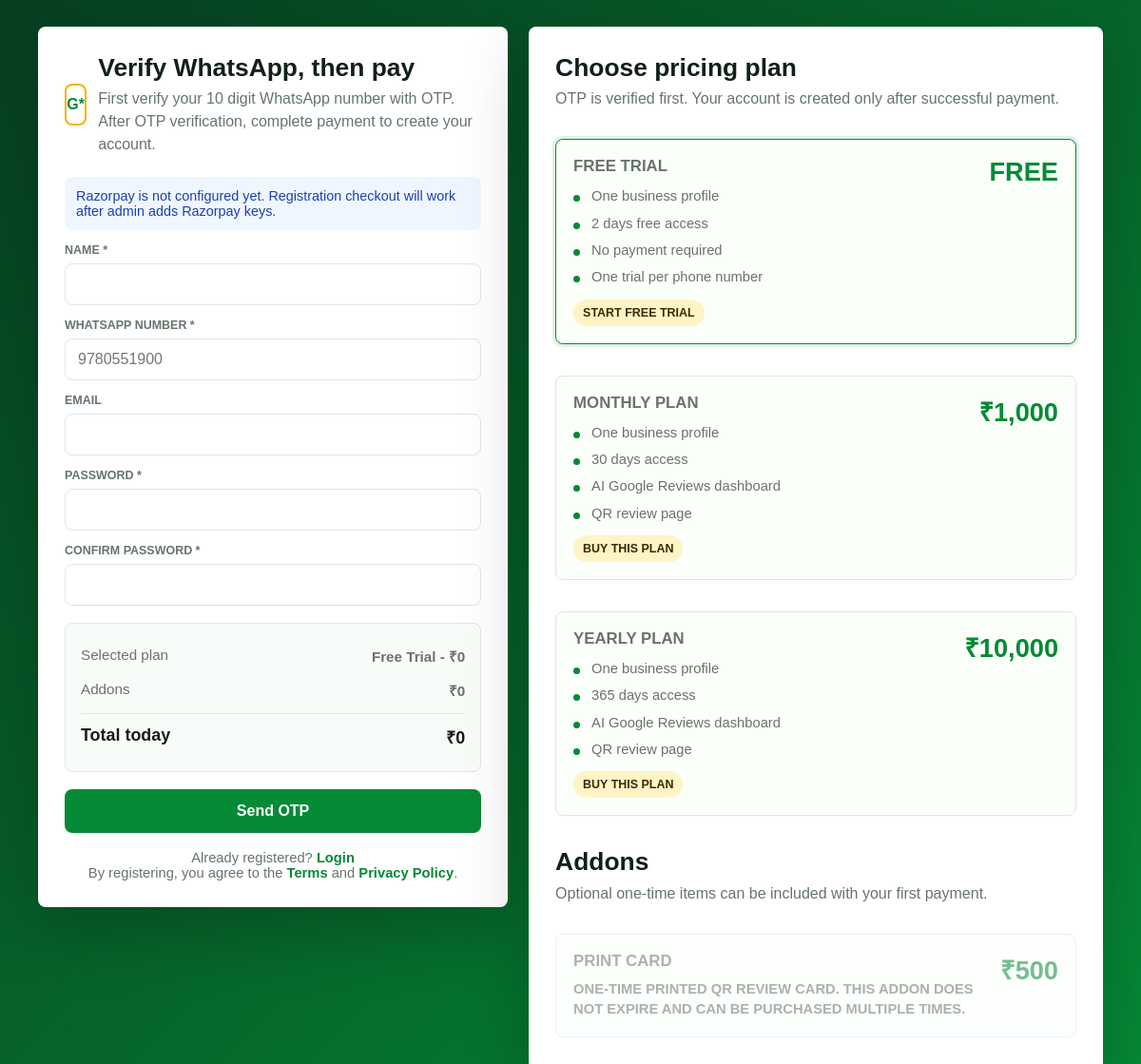
The app's page /customer/register.php with its own data.
### tables this page shows
CREATE TABLE IF NOT EXISTS plans (
  id INT AUTO_INCREMENT PRIMARY KEY,
  name VARCHAR(120) NOT NULL,
  price DECIMAL(10,2) NOT NULL,
  duration_days INT NOT NULL,
  description TEXT NULL,
  is_active TINYINT(1) NOT NULL DEFAULT 1,
  created_at TIMESTAMP DEFAULT CURRENT_TIMESTAMP,
  updated_at TIMESTAMP DEFAULT CURRENT_TIMESTAMP ON UPDATE CURRENT_TIMESTAMP
);

CREATE TABLE IF NOT EXISTS addons (
  id INT AUTO_INCREMENT PRIMARY KEY,
  name VARCHAR(120) NOT NULL,
  price DECIMAL(10,2) NOT NULL,
  description TEXT NULL,
  is_active TINYINT(1) NOT NULL DEFAULT 1,
  created_at TIMESTAMP DEFAULT CURRENT_TIMESTAMP,
  updated_at TIMESTAMP DEFAULT CURRENT_TIMESTAMP ON UPDATE CURRENT_TIMESTAMP
);

### config.php (called while the page is built, shortened)
<?php
function getDB() {
    static $pdo = null;
    if ($pdo === null) {
        try {
            $pdo = new PDO(
                "mysql:host=" . DB_HOST . ";dbname=" . DB_NAME . ";charset=utf8mb4",
                DB_USER,
                DB_PASS,
                [PDO::ATTR_ERRMODE => PDO::ERRMODE_EXCEPTION,
                 PDO::ATTR_DEFAULT_FETCH_MODE => PDO::FETCH_ASSOC]
            );
        } catch (PDOException $e) {
            die(json_encode(['error' => 'Database connection failed: ' . $e->getMessage()]));
        }
    }
    return $pdo;
}
function getSetting($key) {
    $db = getDB();
    $stmt = $db->prepare("SELECT setting_value FROM settings WHERE setting_key = ?");
    $stmt->execute([$key]);
    $row = $stmt->fetch();
    return $row ? $row['setting_value'] : null;
}
function featureListFromText($text, $fallback = '') {
    $source = trim((string) ($text ?: $fallback));
    $items = preg_split('/\r\n|\r|\n|\|/', $source);
    $features = [];
    foreach ($items as $item) {
        $item = trim($item);
        $item = preg_replace('/^[-*•]\s*/', '', $item);
        if ($item !== '') {
            $features[] = $item;
        }
    }
    return $features;
}
?>

### customer/register.php (the view, shortened to what this page needs)
<?php
require_once __DIR__ . '/../config.php';
$db = getDB();
$plans = $db->query("SELECT * FROM plans WHERE is_active = 1 ORDER BY price ASC")->fetchAll();
$addons = $db->query("SELECT * FROM addons WHERE is_active = 1 ORDER BY price ASC")->fetchAll();
$rzpKey = getSetting('razorpay_key_id') ?: '';
?>
<!DOCTYPE html>
<html lang="en">
<head>
</head>
<body>
  <div class="shell">
    <section class="panel">
      <div class="brand"><div class="mark">G*</div><div><h1>Verify WhatsApp, then pay</h1><p class="lead">First verify your 10 digit WhatsApp number with OTP. After OTP verification, complete payment to create your account.</p></div></div>
      <?php if ($rzpKey === ''): ?>
        <div class="alert alert-info">Razorpay is not configured yet. Registration checkout will work after admin adds Razorpay keys.</div>
      <?php endif; ?>
      <form id="registerForm">
        <label>Name *</label>
        <input type="text" name="name" required value="<?= htmlspecialchars($_POST['name'] ?? '') ?>">
        <label>WhatsApp Number *</label>
        <input type="tel" name="phone" required inputmode="numeric" minlength="10" maxlength="10" pattern="[6-9][0-9]{9}" placeholder="9780551900" value="<?= htmlspecialchars($_POST['phone'] ?? '') ?>">
        <label>Email</label>
        <input type="email" name="email" value="<?= htmlspecialchars($_POST['email'] ?? '') ?>">
        <label>Password *</label>
        <input type="password" name="password" required minlength="8">
        <label>Confirm Password *</label>
        <input type="password" name="confirm_password" required minlength="8">
        <div class="summary" aria-live="polite">
          <div class="summary-row"><span>Selected plan</span><strong id="summaryPlan">-</strong></div>
          <div class="summary-row"><span>Addons</span><strong id="summaryAddons">₹0</strong></div>
          <div class="summary-row total"><span>Total today</span><strong id="summaryTotal">₹0</strong></div>
        </div>
        <button class="btn" id="sendOtpButton" type="submit" <?= (!$plans) ? 'disabled' : '' ?>>Send OTP</button>
      </form>
      <div class="links">
        Already registered? <a href="<?= APP_URL ?>/customer/login.php">Login</a><br>
        By registering, you agree to the <a href="<?= APP_URL ?>/terms-and-conditions.php" target="_blank" rel="noopener">Terms</a>
        and <a href="<?= APP_URL ?>/privacy-policy.php" target="_blank" rel="noopener">Privacy Policy</a>.
      </div>
    </section>
    <section class="panel">
      <h1>Choose pricing plan</h1>
      <p class="lead">OTP is verified first. Your account is created only after successful payment.</p>
      <div class="plans">
        <?php foreach ($plans as $plan): ?>
          <label class="plan-card" data-plan-card data-price="<?= htmlspecialchars($plan['price']) ?>" data-name="<?= htmlspecialchars($plan['name']) ?>">
            <div class="plan-top">
              <div>
                <h2><?= htmlspecialchars($plan['name']) ?></h2>
                <ul class="feature-list">
                  <?php foreach (featureListFromText($plan['description'], $plan['duration_days'] . ' days access') as $feature): ?>
                    <li><?= htmlspecialchars($feature) ?></li>
                  <?php endforeach; ?>
                </ul>
              </div>
              <div class="price"><?= (float) $plan['price'] <= 0 ? 'Free' : '₹' . number_format((float) $plan['price'], 0) ?></div>
            </div>
            <span class="buy-badge"><?= (float) $plan['price'] <= 0 ? 'Start free trial' : 'Buy this plan' ?></span>
          </label>
        <?php endforeach; ?>
      </div>
      <?php if ($addons): ?>
        <h1 style="margin-top:26px">Addons</h1>
        <p class="lead">Optional one-time items can be included with your first payment.</p>
        <div class="addons">
          <?php foreach ($addons as $addon): ?>
            <label class="addon-card" data-addon-card data-price="<?= htmlspecialchars($addon['price']) ?>">
              <div class="addon-top">
                <div>
                  <h3><?= htmlspecialchars($addon['name']) ?></h3>
                  <p class="desc"><?= htmlspecialchars($addon['description'] ?: 'One-time addon') ?></p>
                </div>
                <div class="price">₹<?= number_format((float) $addon['price'], 0) ?></div>
              </div>
            </label>
          <?php endforeach; ?>
        </div>
      <?php endif; ?>
    </section>
  </div>
</body>
</html>

### customer/register.php (style rules this page uses)
:root { --primary:#058a36;--primary-dark:#04662a;--gold:#f0b400;--text:#102016;--muted:#667569;--line:#dce8df;--bg:#f6fbf7;--radius:8px }
* { box-sizing:border-box;margin:0;padding:0 }
body { font-family:Arial,Helvetica,sans-serif;background:linear-gradient(135deg,#073f20,#058a36);min-height:100vh;padding:28px;color:var(--text) }
a { color:inherit;text-decoration:none }
.shell { width:min(1120px,100%);margin:0 auto;display:grid;grid-template-columns:minmax(0,.9fr) minmax(0,1.1fr);gap:22px;align-items:start }
.panel { background:#fff;border-radius:var(--radius);padding:28px;box-shadow:0 24px 70px rgba(0,0,0,.22) }
.brand { display:flex;align-items:center;gap:12px;margin-bottom:22px }
.mark { width:44px;height:44px;border:2px solid var(--gold);border-radius:var(--radius);display:grid;place-items:center;color:var(--primary);font-weight:900 }
h1 { font-size:1.65rem;line-height:1.15 }
.lead { color:var(--muted);margin-top:6px;line-height:1.5 }
label { display:block;margin:14px 0 7px;color:var(--muted);font-size:.78rem;font-weight:800;text-transform:uppercase }
input { width:100%;padding:12px 13px;border:1px solid var(--line);border-radius:var(--radius);font-size:1rem }
.plans,.addons { display:grid;gap:12px;margin-top:16px }
.plan-card,.addon-card { position:relative;border:1px solid var(--line);border-radius:var(--radius);padding:18px;background:#fbfff9;cursor:pointer }
.plan-card.active,.addon-card.active { border-color:var(--primary);box-shadow:0 0 0 3px rgba(5,138,54,.12) }
.plan-top,.addon-top { display:flex;align-items:flex-start;justify-content:space-between;gap:14px }
.plan-card h2,.addon-card h3 { font-size:1.05rem;line-height:1.25 }
.price { font-size:1.7rem;font-weight:900;color:var(--primary);white-space:nowrap }
.desc { color:var(--muted);font-size:.92rem;margin-top:8px;line-height:1.45 }
.feature-list { display:grid;gap:7px;margin:10px 0 0;padding:0;list-style:none;color:var(--muted);font-size:.92rem;text-transform:none;font-weight:400 }
.feature-list li { position:relative;padding-left:19px;line-height:1.45 }
.feature-list li::before { content:"";position:absolute;left:0;top:.62em;width:7px;height:7px;border-radius:50%;background:var(--primary) }
.buy-badge { display:inline-flex;margin-top:12px;border-radius:999px;padding:7px 10px;background:#fff4c5;color:#3a2b00;font-size:.78rem;font-weight:900 }
.summary { border:1px solid var(--line);border-radius:var(--radius);padding:16px;background:#f8fcf8;margin-top:18px }
.summary-row { display:flex;justify-content:space-between;gap:12px;padding:8px 0;color:var(--muted);font-size:.95rem }
.summary-row.total { border-top:1px solid var(--line);margin-top:6px;padding-top:12px;color:var(--text);font-weight:900;font-size:1.12rem }
.btn { width:100%;border:0;border-radius:var(--radius);padding:14px;background:var(--primary);color:#fff;font-weight:900;margin-top:18px;cursor:pointer;font-size:1rem }
.alert { padding:12px;border-radius:var(--radius);margin:14px 0;font-size:.9rem }
.alert-info { background:#eff6ff;color:#1e40af }
.links { text-align:center;margin-top:18px;color:var(--muted);font-size:.92rem }
.links a { color:var(--primary);font-weight:800 }

### records on screen
plans: name "FREE TRIAL", feature "One business profile", feature "2 days free access", feature "No payment required", feature "One trial per phone number", price "FREE"
plans: name "MONTHLY PLAN", feature "One business profile", feature "30 days access", feature "AI Google Reviews dashboard", feature "QR review page", price "1,000", shows "BUY THIS PLAN"
plans: name "YEARLY PLAN", feature "One business profile", feature "365 days access", feature "AI Google Reviews dashboard", feature "QR review page", price "10,000", shows "BUY THIS PLAN"
addons: name "PRINT CARD", description "ONE-TIME PRINTED QR REVIEW CARD. THIS ADDON DOES NOT EXPIRE AND CAN BE PURCHASED MULTIPLE TIMES.", price "500"
